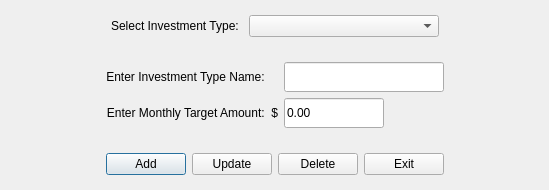
<?xml version="1.0" encoding="UTF-8"?>
<ui version="4.0">
 <class>AddInvestmentTypeDialog</class>
 <widget class="QDialog" name="AddInvestmentTypeDialog">
  <property name="windowModality">
   <enum>Qt::ApplicationModal</enum>
  </property>
  <property name="geometry">
   <rect>
    <x>0</x>
    <y>0</y>
    <width>549</width>
    <height>190</height>
   </rect>
  </property>
  <property name="font">
   <font>
    <family>Segoe UI</family>
    <pointsize>9</pointsize>
   </font>
  </property>
  <property name="windowTitle">
   <string>Add Investment Type</string>
  </property>
  <property name="modal">
   <bool>true</bool>
  </property>
  <layout class="QVBoxLayout" name="verticalLayout">
   <item>
    <layout class="QHBoxLayout" name="horizontalLayout_2">
     <item>
      <spacer name="horizontalSpacer_3">
       <property name="orientation">
        <enum>Qt::Horizontal</enum>
       </property>
       <property name="sizeHint" stdset="0">
        <size>
         <width>40</width>
         <height>20</height>
        </size>
       </property>
      </spacer>
     </item>
     <item>
      <widget class="QLabel" name="labelInvestmentTypes">
       <property name="text">
        <string>Select Investment Type: </string>
       </property>
      </widget>
     </item>
     <item>
      <widget class="QComboBox" name="comboBoxInvestmentType">
       <property name="layoutDirection">
        <enum>Qt::LeftToRight</enum>
       </property>
       <property name="currentText">
        <string/>
       </property>
       <property name="sizeAdjustPolicy">
        <enum>QComboBox::AdjustToContents</enum>
       </property>
       <property name="minimumContentsLength">
        <number>20</number>
       </property>
      </widget>
     </item>
     <item>
      <spacer name="horizontalSpacer_4">
       <property name="orientation">
        <enum>Qt::Horizontal</enum>
       </property>
       <property name="sizeHint" stdset="0">
        <size>
         <width>40</width>
         <height>20</height>
        </size>
       </property>
      </spacer>
     </item>
    </layout>
   </item>
   <item>
    <spacer name="verticalSpacer">
     <property name="orientation">
      <enum>Qt::Vertical</enum>
     </property>
     <property name="sizeType">
      <enum>QSizePolicy::Fixed</enum>
     </property>
     <property name="sizeHint" stdset="0">
      <size>
       <width>20</width>
       <height>15</height>
      </size>
     </property>
    </spacer>
   </item>
   <item>
    <layout class="QGridLayout" name="gridLayout">
     <item row="1" column="3">
      <spacer name="horizontalSpacer_10">
       <property name="orientation">
        <enum>Qt::Horizontal</enum>
       </property>
       <property name="sizeHint" stdset="0">
        <size>
         <width>40</width>
         <height>20</height>
        </size>
       </property>
      </spacer>
     </item>
     <item row="0" column="2">
      <layout class="QHBoxLayout" name="horizontalLayout_3">
       <item>
        <widget class="QLineEdit" name="lineEditName">
         <property name="minimumSize">
          <size>
           <width>160</width>
           <height>30</height>
          </size>
         </property>
         <property name="maximumSize">
          <size>
           <width>160</width>
           <height>30</height>
          </size>
         </property>
        </widget>
       </item>
      </layout>
     </item>
     <item row="1" column="0">
      <spacer name="horizontalSpacer_9">
       <property name="orientation">
        <enum>Qt::Horizontal</enum>
       </property>
       <property name="sizeHint" stdset="0">
        <size>
         <width>40</width>
         <height>20</height>
        </size>
       </property>
      </spacer>
     </item>
     <item row="0" column="1">
      <widget class="QLabel" name="label_4">
       <property name="text">
        <string>Enter Investment Type Name:    </string>
       </property>
       <property name="alignment">
        <set>Qt::AlignRight|Qt::AlignTrailing|Qt::AlignVCenter</set>
       </property>
      </widget>
     </item>
     <item row="1" column="2">
      <widget class="QLineEdit" name="lineEditTargetAmount">
       <property name="minimumSize">
        <size>
         <width>100</width>
         <height>30</height>
        </size>
       </property>
       <property name="maximumSize">
        <size>
         <width>100</width>
         <height>30</height>
        </size>
       </property>
       <property name="text">
        <string>0.00</string>
       </property>
      </widget>
     </item>
     <item row="1" column="1">
      <widget class="QLabel" name="label_5">
       <property name="text">
        <string>Enter Monthly Target Amount:  $</string>
       </property>
       <property name="alignment">
        <set>Qt::AlignRight|Qt::AlignTrailing|Qt::AlignVCenter</set>
       </property>
      </widget>
     </item>
     <item row="0" column="3">
      <spacer name="horizontalSpacer_8">
       <property name="orientation">
        <enum>Qt::Horizontal</enum>
       </property>
       <property name="sizeHint" stdset="0">
        <size>
         <width>40</width>
         <height>20</height>
        </size>
       </property>
      </spacer>
     </item>
     <item row="0" column="0">
      <spacer name="horizontalSpacer_7">
       <property name="orientation">
        <enum>Qt::Horizontal</enum>
       </property>
       <property name="sizeHint" stdset="0">
        <size>
         <width>40</width>
         <height>20</height>
        </size>
       </property>
      </spacer>
     </item>
    </layout>
   </item>
   <item>
    <spacer name="verticalSpacer_2">
     <property name="orientation">
      <enum>Qt::Vertical</enum>
     </property>
     <property name="sizeType">
      <enum>QSizePolicy::Fixed</enum>
     </property>
     <property name="sizeHint" stdset="0">
      <size>
       <width>20</width>
       <height>15</height>
      </size>
     </property>
    </spacer>
   </item>
   <item>
    <layout class="QHBoxLayout" name="horizontalLayout">
     <item>
      <spacer name="horizontalSpacer">
       <property name="orientation">
        <enum>Qt::Horizontal</enum>
       </property>
       <property name="sizeHint" stdset="0">
        <size>
         <width>40</width>
         <height>20</height>
        </size>
       </property>
      </spacer>
     </item>
     <item>
      <widget class="QPushButton" name="pushButtonAddType">
       <property name="text">
        <string>Add</string>
       </property>
      </widget>
     </item>
     <item>
      <widget class="QPushButton" name="pushButtonUpdateType">
       <property name="text">
        <string>Update</string>
       </property>
      </widget>
     </item>
     <item>
      <widget class="QPushButton" name="pushButtonDeleteType">
       <property name="text">
        <string>Delete</string>
       </property>
      </widget>
     </item>
     <item>
      <widget class="QPushButton" name="pushButtonExit">
       <property name="text">
        <string>Exit</string>
       </property>
      </widget>
     </item>
     <item>
      <spacer name="horizontalSpacer_2">
       <property name="orientation">
        <enum>Qt::Horizontal</enum>
       </property>
       <property name="sizeHint" stdset="0">
        <size>
         <width>40</width>
         <height>20</height>
        </size>
       </property>
      </spacer>
     </item>
    </layout>
   </item>
  </layout>
 </widget>
 <resources/>
 <connections/>
</ui>
